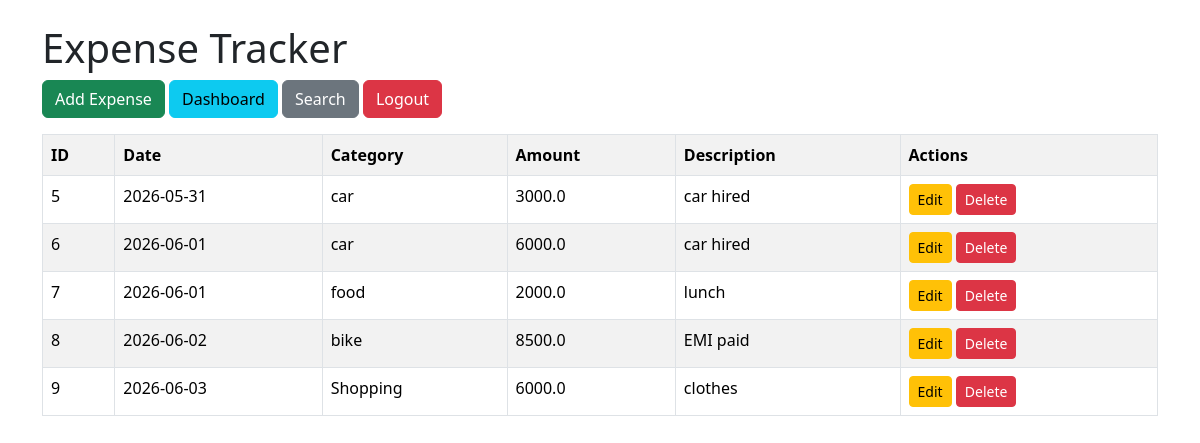
The page / on the database its author committed.
### tables this page shows
CREATE TABLE expenses(
        id INTEGER PRIMARY KEY AUTOINCREMENT,
        date TEXT NOT NULL,
        category TEXT NOT NULL,
        amount REAL NOT NULL,
        description TEXT
    );

### app.py (the view)
@app.route("/")
def home():
    conn = sqlite3.connect("expenses.db")
    cur = conn.cursor()
    cur.execute("SELECT * FROM expenses")
    expenses = cur.fetchall()
    conn.close()
    return render_template("index.html",expenses=expenses)

### Templates/index.html (shortened to what this page needs)
<!DOCTYPE html>
<html>
<head>
<link href="https://cdn.jsdelivr.net/npm/bootstrap@5.3.3/dist/css/bootstrap.min.css" rel="stylesheet">
</head>
<body>
<div class="container mt-4">
<h1>Expense Tracker</h1>
<a href="/add_expense" class="btn btn-success mb-3">
    Add Expense
</a>
 <a href="/dashboard" class="btn btn-info mb-3">
    Dashboard
    </a>
 <a href="/search" class="btn btn-secondary mb-3">
    Search
</a>
<a href="/logout" class="btn btn-danger mb-3">
    Logout
</a>
<table class="table table-bordered table-striped">
<tr>
    <th>ID</th>
    <th>Date</th>
    <th>Category</th>
    <th>Amount</th>
    <th>Description</th>
    <th>Actions</th>
</tr>
{% for expense in expenses %}
<tr>
<td>{{ expense[0] }}</td>
<td>{{ expense[1] }}</td>
<td>{{ expense[2] }}</td>
<td>{{ expense[3] }}</td>
<td>{{ expense[4] }}</td>
<td>
    <a href="/edit/{{ expense[0] }}" class="btn btn-warning btn-sm">Edit</a>
    <a href="/delete/{{ expense[0] }}"
       class="btn btn-danger btn-sm">
       Delete
    </a>
</td>
</tr>
{% endfor %}
</table>
</div>
</body>
</html>

### rows shown on the page
expenses: id "5", date "2026-05-31", category "car", amount "3000.0", description "car hired"
expenses: id "6", date "2026-06-01", category "car", amount "6000.0", description "car hired"
expenses: id "7", date "2026-06-01", category "food", amount "2000.0", description "lunch"
expenses: id "8", date "2026-06-02", category "bike", amount "8500.0", description "EMI paid"
expenses: id "9", date "2026-06-03", category "Shopping", amount "6000.0", description "clothes"
